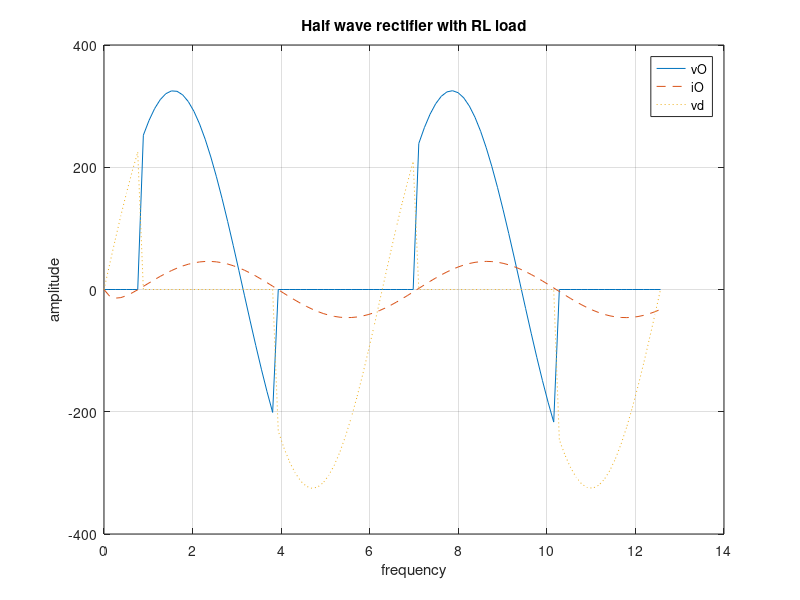

This figure's MATLAB source:
% Half wave rectifier with RL load
clc;clear;close all;
r=input('enter the value of the load resistance in ohms='); 
xl=input ('enter the value of load inductancebb reactance in (ohms) ='); 
t=linspace(0,4*pi);
em=230*sqrt(2);
wt=atan(xl/r);
vs=em*sin(t);
z=sqrt(r^2+xl^2);
iO=em/(z)*(sin(wt)*exp(-r*t/1)+sin(t-wt));
vO=vs.*(iO>=0);
iO=iO.*(0>=0);
vd=(vs-vO);
plot (t, vO, '-',t,iO,'--',t,vd,':');
xlabel ('frequency');
ylabel('amplitude'); 
legend ('vO','iO', 'vd');
title ('Half wave rectifier with RL load');
grid;

%{
result:
enter the value of the load resistance in ohms=10
enter the value of load inductance in (henry) =10
%}